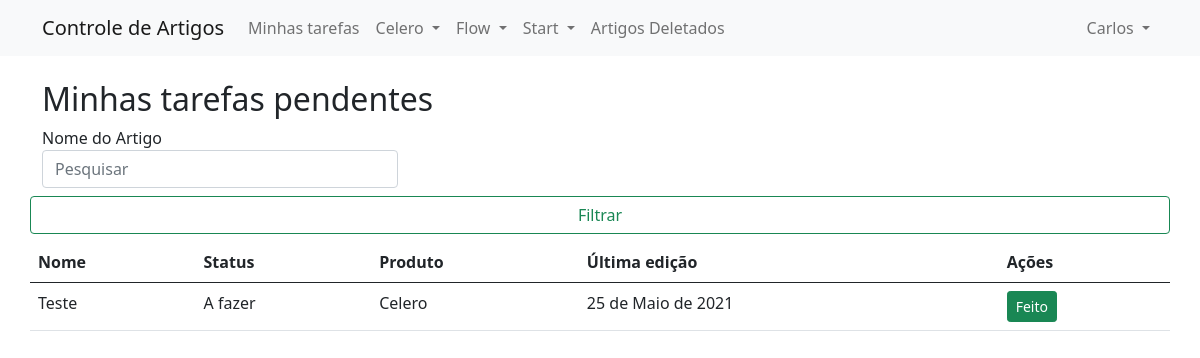
The page /artigos/ (signed in) on the database its author committed.
### articles/models.py (models this page shows, shortened)
class Article(models.Model):
    STATUS_CHOICES = (
        ('AF', 'A fazer'),
        ('FF', 'Feito'),
        ('AR', 'Atualizar'),
        ('AO', 'Atualizado')
    )
    PRODUCT_CHOICES = (
        ('CE', 'Celero'),
        ('ST', 'Start'),
        ('FW', 'Flow')
    )
    article_id = models.UUIDField(primary_key=True, editable=False, default=uuid.uuid4)
    name = models.CharField(max_length=150)
    url = models.URLField(max_length=200, null=True, blank=True)
    status = models.CharField(max_length=2, choices=STATUS_CHOICES)
    last_updated = models.DateField(auto_now=True)
    owner = models.ForeignKey(User, null=True, blank=True, on_delete=models.SET_NULL)
    category = models.CharField(max_length=150, null=True, blank=True)
    product = models.CharField(max_length=2, choices=PRODUCT_CHOICES)
    is_deleted = models.BooleanField(default=False)

### articles/views.py (the view)
# urls.py: path('', views.get_user_pendent_articles, name='home'),
@login_required(login_url='accounts/login')
def get_user_pendent_articles(request):
    template_name = 'articles/user_articles.html'
    context = {}
    user = request.user
    articles = Article.objects.filter(Q(status='AR') | Q(status='AF'), owner=user).order_by('name')
    context['articles'] = articles
    return render(request, template_name, context)

### templates/articles/user_articles.html (shortened to what this page needs)
{% extends 'base.html' %}
{% block body %}
    <div class="container">
        <div class="row">
            <div class="col-md-12">
                <br>
                <h2>Minhas tarefas pendentes</h2>
                    <div class="row">
                      <div class="col-4">
                      <label>Nome do Artigo</label>
                      <input class="form-control" name="query" type="text" placeholder="Pesquisar" aria-label="Search">
                    </div>
                    <div class="col-4"></div>
                    <button class="btn btn-outline-success my-2 my-sn-0" type="submit">Filtrar</button>
                  </div>
                  </div>
                <br>
                <table class="table">
                    <thead>
                      <tr>
                        <th scope="col">Nome</th>
                        <th scope="col">Status</th>
                        <th scope="col">Produto</th>
                        <th scope="col">Última edição</th>
                        <th scope="col">Ações</th>
                      </tr>
                    </thead>
                    <tbody>
                          {% for article in articles  %}
                          <tr>
                            <td>{{article.name}}</td>
                            <td>{{article.get_status_display}}</td>
                            <td>{{article.get_product_display}}</td>
                            <td>{{article.last_updated}}</td>
                            <td>
                              {% if article.status == 'AF' %}
                              <a href="{% url 'artigos:change_to_done' article.article_id  %}" class="btn btn-success btn-sm confirm-change" data-toggle="modal", data-target="#confirmChangeModal" id="changeButton-{{ article.article_id }}">Feito</a>
                              {% elif article.status == 'AR' %}
                              <a href="{% url 'artigos:change_to_done' article.article_id  %}" class="btn btn-info btn-sm confirm-change" data-toggle="modal", data-target="#confirmChangeModal" id="changeButton-{{ article.article_id }}">Atualizar</a>
                              {% endif %}
                            </td>
                          </tr>
                          {% endfor %}
                    </tbody>
                  </table>
            </div>
        </div>
{% endblock body %}

### templates/base.html (shortened to what this page needs)
{% load static %}
<!DOCTYPE html>
<html lang="pt-br">
    <head>
        <link rel="stylesheet" href="{% static 'css/bootstrap.min.css' %}">
        <link rel="stylesheet" href="//code.jquery.com/ui/1.12.1/themes/base/jquery-ui.css">
        <link href="https://cdn.jsdelivr.net/npm/select2@4.1.0-rc.0/dist/css/select2.min.css" rel="stylesheet" />
    </head>
    <body>
      <nav class="navbar navbar-expand-lg navbar-light bg-light">
        <div class="container">
          <a class="navbar-brand" href="#">Controle de Artigos</a>
          {% if user.is_authenticated %}
          <div class="collapse navbar-collapse" id="navbarSupportedContent">
            <ul class="navbar-nav mr-auto">
              <li class="nav-item active">
                <a class="nav-link" href="{% url 'artigos:home' %}">Minhas tarefas </a>
              </li>
              <li class="nav-item dropdown">
                <a class="nav-link dropdown-toggle" href="#" id="navbarDropdown" role="button" data-toggle="dropdown" aria-haspopup="true" aria-expanded="false">
                  Celero
                </a>
              </li>
              <li class="nav-item dropdown">
                <a class="nav-link dropdown-toggle" href="#" id="navbarDropdown" role="button" data-toggle="dropdown" aria-haspopup="true" aria-expanded="false">
                  Flow
                </a>
              </li>
              <li class="nav-item dropdown">
                <a class="nav-link dropdown-toggle" href="#" id="navbarDropdown" role="button" data-toggle="dropdown" aria-haspopup="true" aria-expanded="false">
                  Start
                </a>
              </li>
              <li class="nav-item active">
                <a class="nav-link" href="{% url 'artigos:list_deleted_articles' %}">Artigos Deletados </a>
              </li>
            </ul>
          </div>
          {% endif %}
            <ul class="navbar-nav">
              {% if user.is_authenticated %}
              <li class="nav-item dropdown">
                <a class="nav-link dropdown-toggle" href="#" id="navbarDropdown" role="button" data-toggle="dropdown" aria-haspopup="true" aria-expanded="false">
                  {{user.first_name}}
                </a>
              </li>
              {% endif %}
          </ul>
        </div>
        </nav>
        {% block body %}
        {% endblock body %}
    </body>
</html>

### rows shown on the page
Article: name "Teste", status "A fazer", product "Celero", last_updated "25 de Maio de 2021"

### other values the page prints
{{ user.first_name }} "Carlos"
